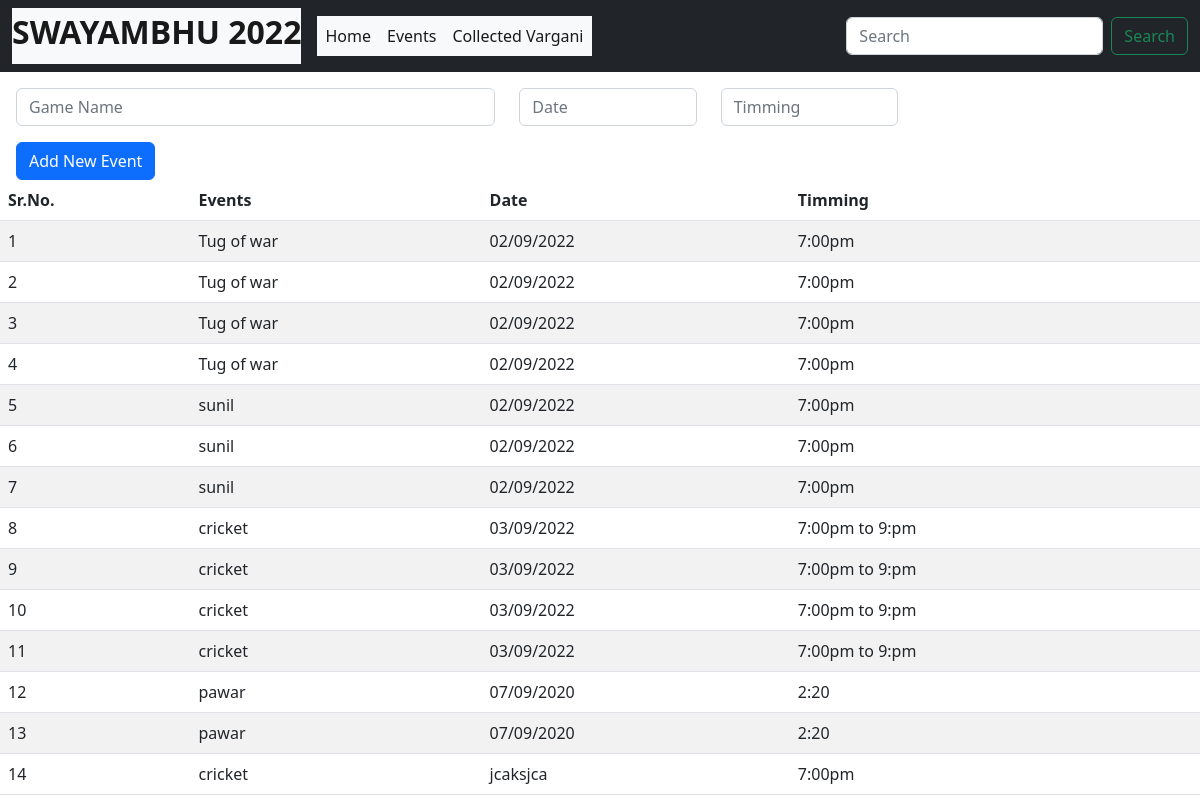
Before: /events with the older database file.
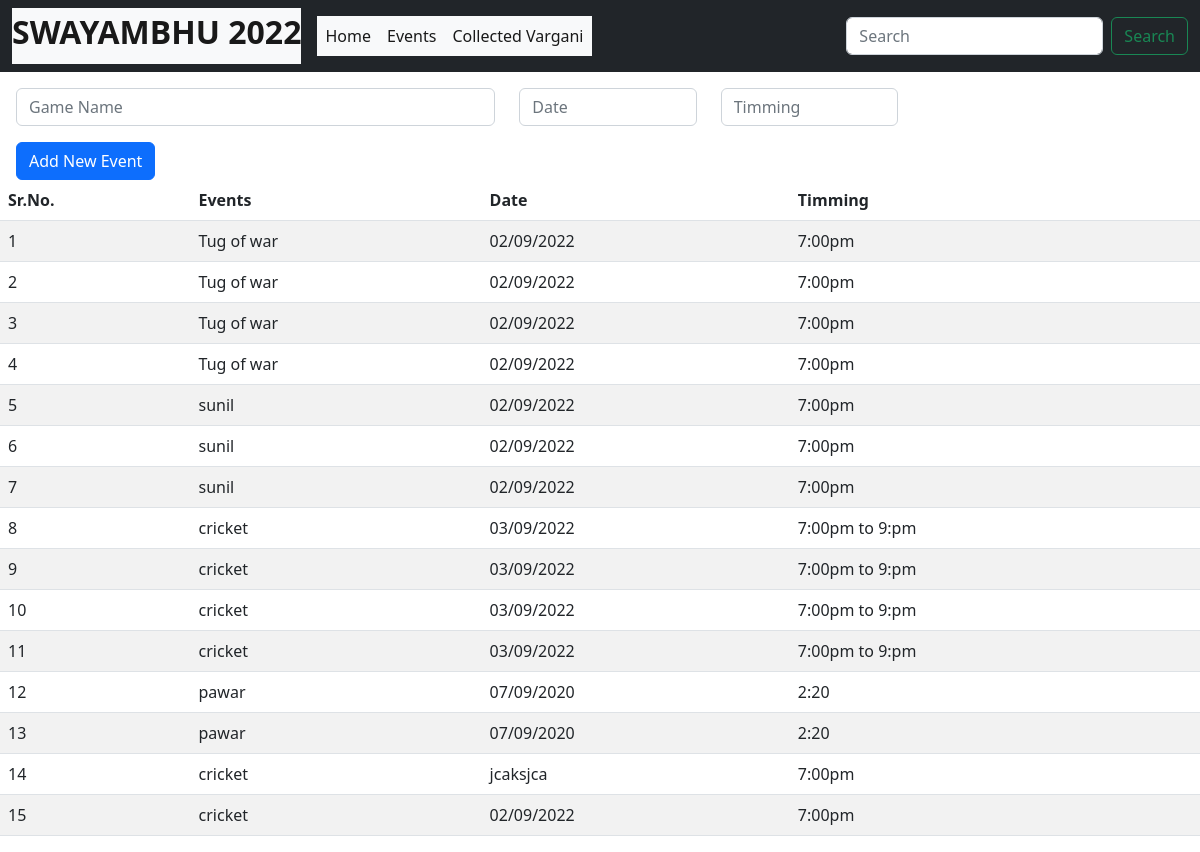
After: the same page with the newer database file.
### MyApp/models.py (models this page shows)
class Event(models.Model):
    game = models.CharField(max_length=200)
    date = models.CharField(max_length=20)
    time = models.CharField(max_length=30)

### MyApp/views.py (the view)
# urls.py: path('events',views.events,name='events'),
def events(request):
    if request.method == "POST":
        game = request.POST.get('game')
        date = request.POST.get('date')
        time = request.POST.get('time')
        temp = Event(game=game,date=date,time=time)
        temp.save()
    from django.core import serializers
    data = serializers.serialize("python",Event.objects.all())
    context = {
        "data" : data,
    }
    return render(request,'events.html',context)

### templates/events.html (shortened to what this page needs)
{% extends 'base.html' %}
{% block body%}
<form method="post" action="/events">
  <div class="my-3 ms-3">
    <div class="row g-4">
      <div class="col-sm-5">
        <input type="text" class="form-control" placeholder="Game Name" name="game">
      </div>
      <div class="col-sm-2">
        <input type="text" class="form-control" placeholder="Date" name="date">
      </div>
      <div class="col-sm-2">
        <input type="text" class="form-control" placeholder="Timming" name="time">
      </div>
    </div>
  </div>
  <div class="ms-3"><button class="btn btn-primary" type="submit">Add New Event</button></div>
</form>
<table class="table table-striped">
  <thead>
    <tr>
      <th scope="col">Sr.No.</th>
      <th scope="col">Events</th>
      <th scope="col">Date</th>
      <th scope="col">Timming</th>
    </tr>
  </thead>
  {%for instance in data%}
  <tr>
    <td>
      {{forloop.counter}}
    </td>
    <td>
      {{instance.fields.game}}
    </td>
    <td>
      {{instance.fields.date}}
    </td>
    <td>
      {{instance.fields.time}}
    </td>
  </tr>
  {%endfor%}
</table>
{% endblock body%}

### templates/base.html (shortened to what this page needs)
<!doctype html>
<html lang="en">
<head>
  <link href="https://cdn.jsdelivr.net/npm/bootstrap@5.2.0/dist/css/bootstrap.min.css" rel="stylesheet"
>
</head>
<body>
  <nav class="navbar navbar-expand-lg bg-dark">
    <div class="container-fluid">
      <a class="navbar-brand bg-light" href="/">
        <h2><b> SWAYAMBHU 2022</b></h2>
      </a>
      <div class="collapse navbar-collapse" id="navbarSupportedContent">
        <ul class="navbar-nav me-auto mb-2 mb-lg-0">
          <li class="nav-item">
            <a class="nav-link active bg-light" aria-current="page" href="/home">Home</a>
          </li>
          <li class="nav-item">
            <a class="nav-link active bg-light" href="/events">Events</a>
          </li>
          <li class="nav-item">
            <a class="nav-link active bg-light" href="/vargani">Collected Vargani</a>
          </li>
        </ul>
        <form class="d-flex" role="search">
          <input class="form-control me-2" type="search" placeholder="Search" aria-label="Search">
          <button class="btn btn-outline-success" type="submit">Search</button>
        </form>
      </div>
    </div>
  </nav>
  {% block body%}{% endblock body%}
</body>
</html>

Changed rows visible on the page:
added Event: fields.game "cricket", fields "02/09/2022", fields.time "7:00pm"
Other visible differences:
new list line: "15"
